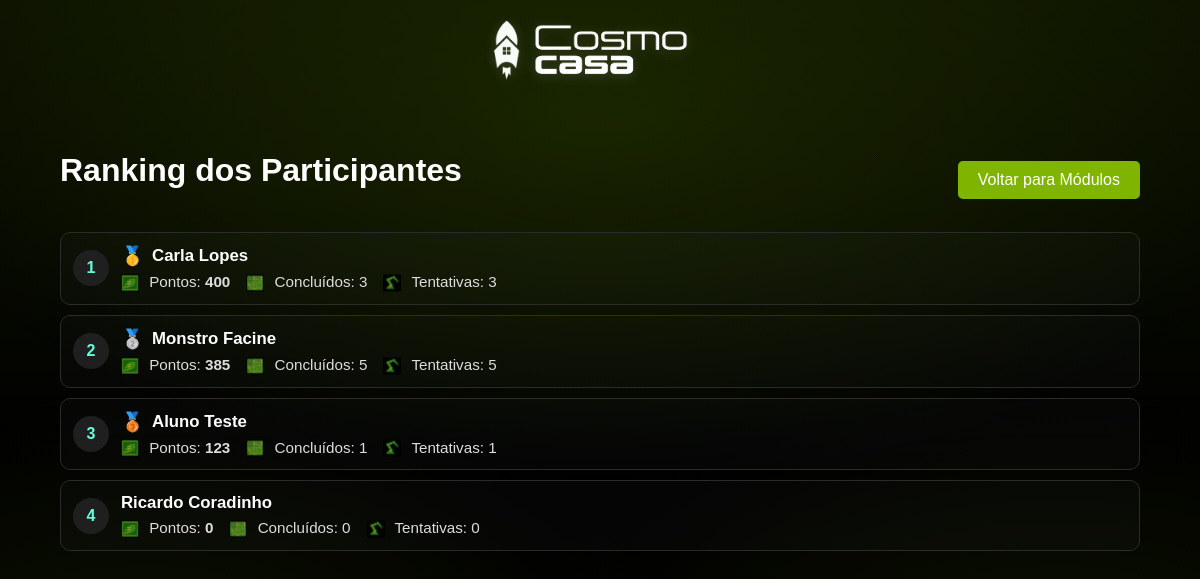
/ranking-rodada, run on the app's committed database.
### tables this page shows
CREATE TABLE alunos (
                    id INTEGER PRIMARY KEY AUTOINCREMENT,
                    sala_id INTEGER NOT NULL,
                    nome TEXT NOT NULL,
                    email TEXT,
                    progresso_json TEXT,
                    data_ingresso DATETIME DEFAULT CURRENT_TIMESTAMP, excluir_ranking INTEGER DEFAULT 0,
                    FOREIGN KEY (sala_id) REFERENCES salas_virtuais (id)
                );

### routes/missao.py (the view)
@missao_bp.route('/ranking-rodada')
def ranking_rodada():
    try:
        try:
            ranking = db_manager.obter_ranking_salas_ativas(limit=100)
        except Exception:
            ranking = []
        return render_template('ranking_rodada.html', ranking=ranking)
    except Exception:
        logging.exception('Falha ao renderizar ranking da rodada')
        return "Erro ao renderizar ranking", 500

### app.py (called while the page is built)
@app.before_request
def _global_guard_missao():
    try:
        ep = (request.endpoint or '')
        if ep.startswith('missao.') and ep not in {'missao.ranking_rodada', 'missao.game_over'}:
            if ep == 'missao.montagem_transporte' and (session.get('user_role') in {'professor', 'admin'} or session.get('professor_id')):
                return None
            if not session.get('aluno_id'):
                return redirect(url_for('aluno.aluno_entrar'))
        return None
    except Exception:
        return None

### routes/missao.py (called while the page is built, shortened)
@missao_bp.before_request
def _require_aluno_session():
    try:
        public_endpoints = {'missao.ranking_rodada', 'missao.game_over'}
        ep = request.endpoint
        if ep in public_endpoints:
            return None
    except Exception:
        return redirect(url_for('index'))

@missao_bp.after_request
def _missao_no_cache(response):
    try:
        if response.mimetype == 'text/html':
            response.headers['Cache-Control'] = 'no-store, no-cache, must-revalidate, private'
            response.headers['Pragma'] = 'no-cache'
            response.headers['Expires'] = '0'
    except Exception:
        pass
    return response

### templates/ranking_rodada.html (shortened to what this page needs)
<!DOCTYPE html>
<html lang="pt-br">
<head>
    <link rel="stylesheet" href="{{ url_for('static', filename='css/style.css') }}">
</head>
<body class="conteudo-centralizado">
    <header class="brand-header">
        <img class="brand-logo" src="{{ url_for('static', filename='imagens/Group 3.png') }}" alt="Cosmo Casa logo">
    </header>
    <div class="container-grande">
        <div class="toolbar-header">
            <h2>Ranking dos Participantes</h2>
            <div class="toolbar-row">
                <a href="{{ url_for('missao.retry_modulos') }}" class="botao">Voltar para Módulos</a>
            </div>
        </div>
        {% if ranking %}
        <div class="ranking-list">
            {% for item in ranking %}
            <div class="ranking-item">
                <div class="ranking-index-circle">{{ loop.index }}</div>
                <div style="flex:1">
                    <div style="font-size:1.05em;margin-bottom:6px;display:flex;align-items:center;gap:8px">
                        {% if loop.index == 1 %}
                            <span aria-label="1º lugar" title="1º lugar" class="ranking-medal">🥇</span>
                        {% elif loop.index == 2 %}
                            <span aria-label="2º lugar" title="2º lugar" class="ranking-medal">🥈</span>
                        {% elif loop.index == 3 %}
                            <span aria-label="3º lugar" title="3º lugar" class="ranking-medal">🥉</span>
                        {% endif %}
                        <strong>{{ item.nome }}</strong>
                    </div>
                    <div class="kpi-row">
                        <span>
                            <img src="{{ url_for('missao.icons', filename='cultura.svg') }}" alt="pontos" class="kpi-icon">
                            Pontos: <strong>{{ item.total }}</strong>
                        </span>
                        <span>
                            <img src="{{ url_for('missao.icons', filename='controle.svg') }}" alt="concluídos" class="kpi-icon">
                            Concluídos: {{ item.concluidos }}
                        </span>
                        <span>
                            <img src="{{ url_for('missao.icons', filename='robotica.svg') }}" alt="tentativas" class="kpi-icon">
                            Tentativas: {{ item.tentativas }}
                        </span>
                    </div>
                </div>
            </div>
            {% endfor %}
        </div>
        {% else %}
            <p>Nenhum participante registrado nesta rodada.</p>
        {% endif %}
    </div>
</body>
</html>

### static/css/style.css (style rules this page uses)
body { background-color: #000; background-image: linear-gradient(180deg, rgba(127,181,0,0.10) 0%, rgba(0,0,0,0.0) 60%), url('https://www.transparenttextures.com/patterns/stardust.png'); background-repeat: no-repeat, repeat; background-position: center, top left; background-size: cover, auto; background-attachment: fixed, scroll; color: white; font-family: 'Gotham Book', Arial, sans-serif; display: flex; justify-content: center; align-items: center; height: 100vh; margin: 0; overflow-x: hidden; }
body::before { content: ''; position: fixed; inset: 0; z-index: -1; pointer-events: none; background: radial-gradient(1200px 600px at 50% 15%, rgba(127,181,0,0.14), rgba(0,0,0,0) 60%), radial-gradient(900px 480px at 12% 85%, rgba(127,181,0,0.10), rgba(0,0,0,0) 62%), radial-gradient(900px 480px at 88% 85%, rgba(127,181,0,0.10), rgba(0,0,0,0) 62%); }
html, body { min-height: 100%; }
body.conteudo-centralizado { display: flex; flex-direction: column; align-items: center; justify-content: flex-start; min-height: 100vh; padding-top: 16px; }
h1, h2, h3 { font-size: 2em; font-family: 'Korataki', Arial, sans-serif; color: #ffffff; }
:root { --btn-green: ##7FB500; --btn-text: #ffffff; --btn-hover-bg: #ffffff; --btn-hover-text: #000000; }
.botao, .action-btn, .share-btn { background-color: var(--btn-green); color: var(--btn-text); border: 1px solid var(--btn-green); }
.container-grande { width: 90%; max-width: 1200px; text-align: center; }
body.conteudo-centralizado .container-grande { margin-top: clamp(12px, 4vh, 28px); }
.botao { display: inline-block; margin-top: 20px; padding: 10px 20px; background-color: #7FB500; color: white; text-decoration: none; border-radius: 5px; transition: background-color 0.3s ease; }
.brand-header { display: flex; align-items: center; justify-content: center; gap: 8px; margin-bottom: 16px; }
.brand-logo { max-width: 220px; width: clamp(120px, 24vw, 220px); height: auto; padding-bottom: 0; filter: drop-shadow(0 2px 6px rgba(255,255,255,0.15)); }
.toolbar-row { display: flex; gap: 8px; align-items: center; }
.toolbar-header { display: flex; justify-content: space-between; align-items: center; gap: 8px; }
.ranking-list { margin-top: 16px; }
.ranking-item { padding: 12px; border: 1px solid #2b2b2b; border-radius: 10px; margin-bottom: 10px; display: flex; align-items: center; gap: 12px; background: rgba(255, 255, 255, 0.02); }
.ranking-index-circle { width: 36px; height: 36px; border-radius: 50%; background: #1f1f1f; display: flex; align-items: center; justify-content: center; font-weight: bold; color: #64ffda; }
.ranking-medal { font-size: 1.1em; }
.kpi-row { display: flex; gap: 16px; align-items: center; font-size: 0.95em; color: #ddd; }
.kpi-icon { width: 18px; height: 18px; vertical-align: middle; margin-right: 6px; }

### data on the page
alunos: nome "Carla Lopes", total "400", concluidos "3", tentativas "3"
alunos: nome "Monstro Facine", total "385", concluidos "5", tentativas "5"
alunos: nome "Aluno Teste", total "123", concluidos "1", tentativas "1"
alunos: nome "Ricardo Coradinho", total "0", concluidos "0", tentativas "0"
